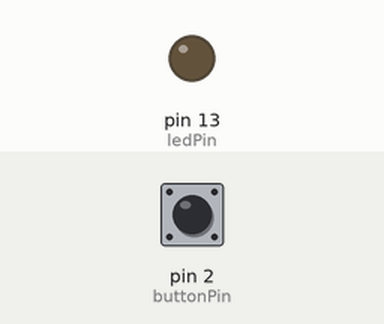
This sketch was run on a simulated Arduino Uno, built with avr-gcc and run on an emulated ATmega328P. Shown: output pins drawn as LEDs (lit = HIGH). Inputs (shaded band) come from the test bench; at power-on: pin 2 (buttonPin) LOW.

Above: at 1.2 s.
1.3 s: pin 2 (buttonPin) pulled HIGH for 0.15 s
At 2.37 s:
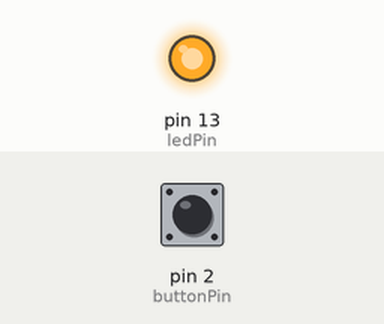
3.9 s: pin 2 (buttonPin) pulled HIGH for 1 s
At 7.0 s:
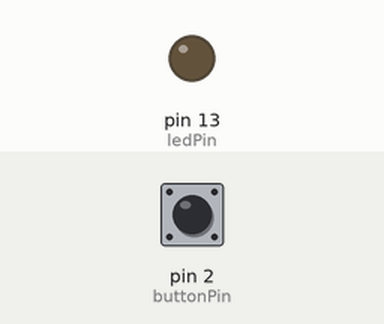
7.4 s: pin 2 (buttonPin) pulled HIGH for 3.2 s
At 8.9 s:
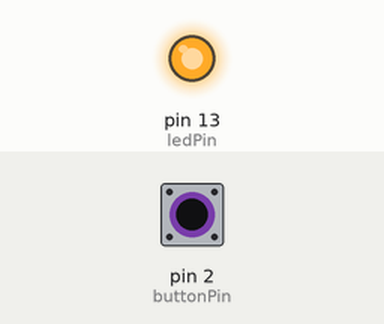
Timing chart, 0 to 13.1 s (numbered marks = the images above; inputs shaded):
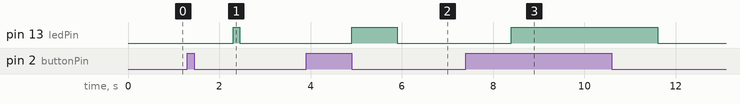

The sketch:

odtwarzanie.ino
```cpp
const int buttonPin = 2;
const int ledPin = 13;

int switches[20];
int current_free = 0;
int current_timer = 0;
int ledState = 0;

int buttonState = 0;
int previousButtonState = 0;
unsigned long now;

void setup() {
  pinMode(ledPin, OUTPUT);

  pinMode(buttonPin, INPUT);

  for (int i = 0; i < 20; i++) {
    switches[i] = 0;
  }

  Serial.begin(9600);
}

void debug_info() {
  Serial.println("----------------");
  Serial.print("BTN = ");
  Serial.println(buttonState);
}

void switch_led() {
  if (ledState == 1) {
    ledState = 0;
    analogWrite(ledPin, LOW);
  } else {
    ledState = 1;
    analogWrite(ledPin, 150);
  }
}

void loop() {
  now = millis();

  buttonState = digitalRead(buttonPin);

  if (previousButtonState != buttonState) {
    switches[current_free] = now + 1000;
    current_free++;
    current_free %= 20;
  }

  if (now > switches[current_timer] && switches[current_timer] != 0) {
    switch_led();
    switches[current_timer] = 0;
    current_timer++;
    current_timer %= 20;
  }

  previousButtonState = buttonState;
}
```

Measured:
- after the input at 1.3 s, pin 13 (ledPin): LOW → HIGH after 1.0 s, → LOW 0.15 s later
- after the input at 3.9 s, pin 13 (ledPin): LOW → HIGH after 1.0 s, → LOW 1.0 s later
- after the input at 7.4 s, pin 13 (ledPin): LOW → HIGH after 1.0 s, → LOW 3.2 s later
